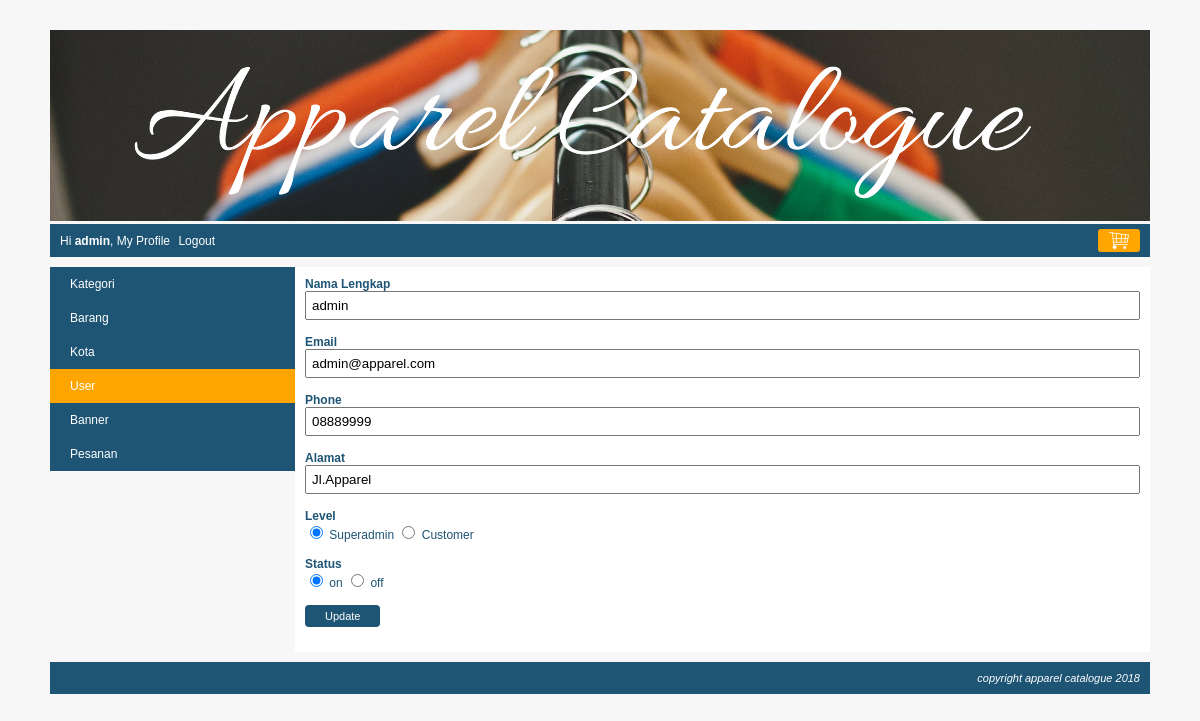
The page /index.php?page=my_profile&module=user&action=form&user_id=2 (signed in) on the database its author committed.
### tables this page shows
CREATE TABLE `user` (
  `user_id` int(10) NOT NULL,
  `level` varchar(30) NOT NULL,
  `nama` varchar(150) NOT NULL,
  `email` varchar(160) NOT NULL,
  `alamat` varchar(400) NOT NULL,
  `phone` varchar(15) NOT NULL,
  `password` varchar(300) NOT NULL,
  `status` enum('on','off') NOT NULL
);

### module/user/form.php (the view)
<?php
    $user_id = isset($_GET['user_id']) ? $_GET['user_id'] : "";
	$button = "Update";
	$queryUser = mysqli_query($koneksi, "SELECT * FROM user WHERE user_id='$user_id'");
	$row=mysqli_fetch_array($queryUser);
	$nama = $row["nama"];
	$email = $row["email"];
	$phone = $row["phone"];
	$alamat = $row["alamat"];
	$status = $row["status"];
	$level = $row["level"];
?>
<form action="<?php echo BASE_URL."module/user/action.php?user_id=$user_id"?>" method="POST">
	<div class="element-form">
		<label>Nama Lengkap</label>
		<span><input type="text" name="nama" value="<?php echo $nama; ?>" /></span>
	</div>
	<div class="element-form">
		<label>Email</label>
		<span><input type="text" name="email" value="<?php echo $email; ?>" /></span>
	</div>
	<div class="element-form">
		<label>Phone</label>
		<span><input type="text" name="phone" value="<?php echo $phone; ?>" /></span>
	</div>
	<div class="element-form">
		<label>Alamat</label>
		<span><input type="text" name="alamat" value="<?php echo $alamat; ?>" /></span>
	</div>
	<div class="element-form">
		<label>Level</label>
		<span>
			<input type="radio" value="superadmin" name="level" <?php if($level == "superadmin"){ echo "checked"; } ?> /> Superadmin
			<input type="radio" value="customer" name="level" <?php if($level == "customer"){ echo "checked"; } ?> /> Customer
		</span>
	</div>
	<div class="element-form">
		<label>Status</label>
		<span>
			<input type="radio" value="on" name="status" <?php if($status == "on"){ echo "checked"; } ?> /> on
			<input type="radio" value="off" name="status" <?php if($status == "off"){ echo "checked"; } ?> /> off
		</span>
	</div>
	<div class="element-form">
		<span><input type="submit" name="button" value="<?php echo $button; ?>" class="submit-my-profile" /></span>
	</div>
</form>

### css/style.css (style rules this page uses)
body { font-family:arial; font-size:12px; color:#1e5474; background:#F7F7F7; margin:0px; }
.element-form { margin-bottom: 15px; }
.element-form label { display: block; font-weight: bold; }
.element-form span { display: block; }
.element-form span input[type="text"], .element-form span input[type="password"], .element-form span textarea, .element-form span select { width: 100%; padding: 5px; box-sizing: border-box; }
.element-form span input[type="submit"] { background: #1e5474; border: none; color: white; padding: 5px 20px; border-radius: 4px; font-size: 11px; cursor: pointer; }

### rows shown on the page
user: nama "admin", email "admin@apparel.com", phone "08889999", alamat "Jl.Apparel", level "☑", status "☑"

### other values the page prints
$nama "admin"
